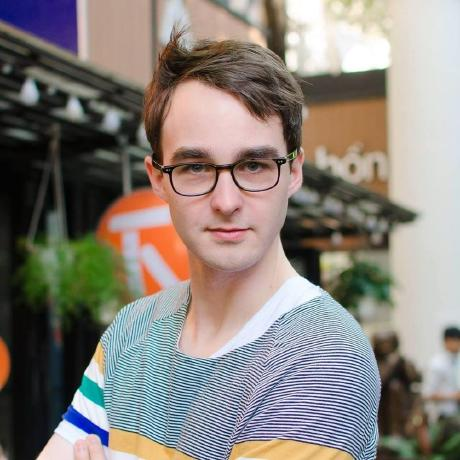
#> input picture assignment1/test.jpeg, 460 x 460 px
$ python playground.py   (older library calls are emulated)
#> lines starting #> are read from the running program, lines starting #| are printed output that depends on the picture
import numpy as np
from scipy.misc import imread, imresize
import matplotlib.pyplot as plt

img = imread('./test.jpeg')
#> img is the input picture: shape (460, 460, 3); mean R, G, B 137.2, 130.1, 123.8
print(img[0][0])
#| [ 15  19 108]
img_tinted = np.uint8(img * [0.45, 0.45, 0.45])
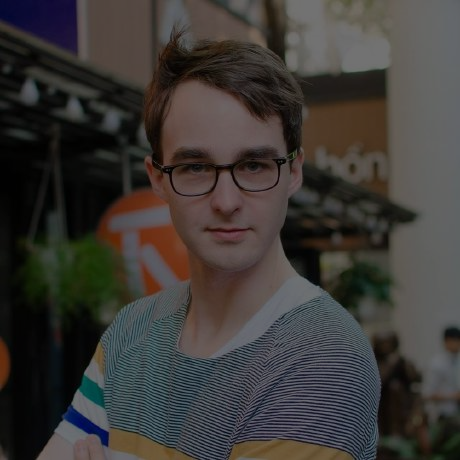
#> img_tinted: shape (460, 460, 3); mean R, G, B 61.3, 58.1, 55.2
print(img_tinted[0][0])
#| [ 6  8 48]

plt.subplot(2, 1, 1)
plt.imshow(img)

plt.subplot(2, 1, 2)
plt.imshow(img_tinted)
plt.show()
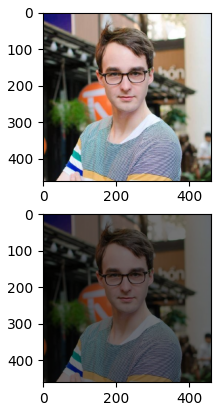
#> figure drawn by matplotlib, 2 panels
